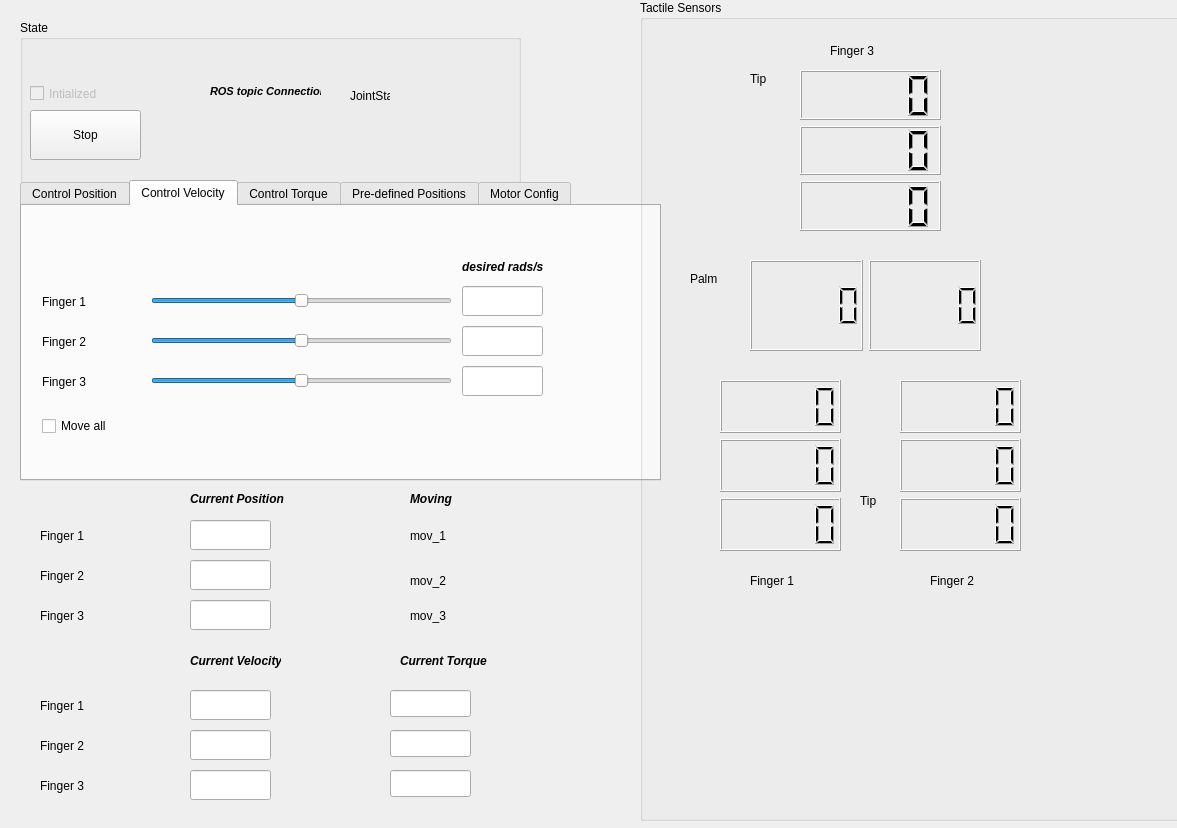
<?xml version="1.0" encoding="UTF-8"?>
<ui version="4.0">
 <class>BHandQWidget</class>
 <widget class="QWidget" name="BHandQWidget">
  <property name="geometry">
   <rect>
    <x>0</x>
    <y>0</y>
    <width>1177</width>
    <height>828</height>
   </rect>
  </property>
  <property name="windowTitle">
   <string/>
  </property>
  <widget class="QGroupBox" name="groupBox">
   <property name="geometry">
    <rect>
     <x>20</x>
     <y>20</y>
     <width>501</width>
     <height>201</height>
    </rect>
   </property>
   <property name="title">
    <string>State</string>
   </property>
   <property name="flat">
    <bool>false</bool>
   </property>
   <widget class="QCheckBox" name="checkBox_hand_initialized">
    <property name="enabled">
     <bool>false</bool>
    </property>
    <property name="geometry">
     <rect>
      <x>10</x>
      <y>60</y>
      <width>111</width>
      <height>27</height>
     </rect>
    </property>
    <property name="text">
     <string>Intialized</string>
    </property>
    <property name="checkable">
     <bool>true</bool>
    </property>
   </widget>
   <widget class="QLabel" name="label_16">
    <property name="geometry">
     <rect>
      <x>190</x>
      <y>60</y>
      <width>111</width>
      <height>22</height>
     </rect>
    </property>
    <property name="font">
     <font>
      <pointsize>8</pointsize>
      <weight>75</weight>
      <italic>true</italic>
      <bold>true</bold>
     </font>
    </property>
    <property name="text">
     <string>ROS topic Connection</string>
    </property>
   </widget>
   <widget class="QLabel" name="qlabel_jointstate_connection">
    <property name="geometry">
     <rect>
      <x>330</x>
      <y>60</y>
      <width>40</width>
      <height>31</height>
     </rect>
    </property>
    <property name="text">
     <string>JointStates</string>
    </property>
   </widget>
   <widget class="QPushButton" name="pushButton_stop">
    <property name="geometry">
     <rect>
      <x>10</x>
      <y>90</y>
      <width>111</width>
      <height>50</height>
     </rect>
    </property>
    <property name="text">
     <string>Stop</string>
    </property>
   </widget>
  </widget>
  <widget class="QTabWidget" name="tabWidgetControlMode">
   <property name="geometry">
    <rect>
     <x>20</x>
     <y>180</y>
     <width>641</width>
     <height>301</height>
    </rect>
   </property>
   <property name="currentIndex">
    <number>1</number>
   </property>
   <widget class="QWidget" name="tab_2">
    <attribute name="title">
     <string>Control Position</string>
    </attribute>
    <widget class="QSlider" name="horizontalSlider_2">
     <property name="geometry">
      <rect>
       <x>129</x>
       <y>120</y>
       <width>301</width>
       <height>29</height>
      </rect>
     </property>
     <property name="minimum">
      <number>2500</number>
     </property>
     <property name="maximum">
      <number>4000</number>
     </property>
     <property name="sliderPosition">
      <number>2500</number>
     </property>
     <property name="orientation">
      <enum>Qt::Horizontal</enum>
     </property>
    </widget>
    <widget class="QLineEdit" name="lineEdit_f1_des_pos">
     <property name="geometry">
      <rect>
       <x>440</x>
       <y>80</y>
       <width>81</width>
       <height>30</height>
      </rect>
     </property>
     <property name="readOnly">
      <bool>true</bool>
     </property>
    </widget>
    <widget class="QSlider" name="horizontalSlider_3">
     <property name="geometry">
      <rect>
       <x>129</x>
       <y>160</y>
       <width>301</width>
       <height>29</height>
      </rect>
     </property>
     <property name="minimum">
      <number>1600</number>
     </property>
     <property name="maximum">
      <number>4400</number>
     </property>
     <property name="value">
      <number>1600</number>
     </property>
     <property name="sliderPosition">
      <number>1600</number>
     </property>
     <property name="orientation">
      <enum>Qt::Horizontal</enum>
     </property>
    </widget>
    <widget class="QLabel" name="qlabel_set_desired_speed_3">
     <property name="geometry">
      <rect>
       <x>20</x>
       <y>160</y>
       <width>81</width>
       <height>31</height>
      </rect>
     </property>
     <property name="text">
      <string>Finger 3</string>
     </property>
    </widget>
    <widget class="QCheckBox" name="checkBox_position">
     <property name="geometry">
      <rect>
       <x>20</x>
       <y>210</y>
       <width>121</width>
       <height>20</height>
      </rect>
     </property>
     <property name="text">
      <string>Move all</string>
     </property>
    </widget>
    <widget class="QLabel" name="qlabel_set_desired_speed">
     <property name="geometry">
      <rect>
       <x>20</x>
       <y>80</y>
       <width>71</width>
       <height>31</height>
      </rect>
     </property>
     <property name="text">
      <string>Finger 1</string>
     </property>
    </widget>
    <widget class="QSlider" name="horizontalSlider_1">
     <property name="geometry">
      <rect>
       <x>129</x>
       <y>80</y>
       <width>301</width>
       <height>30</height>
      </rect>
     </property>
     <property name="minimum">
      <number>2000</number>
     </property>
     <property name="maximum">
      <number>3400</number>
     </property>
     <property name="orientation">
      <enum>Qt::Horizontal</enum>
     </property>
     <property name="invertedControls">
      <bool>false</bool>
     </property>
    </widget>
    <widget class="QLineEdit" name="lineEdit_f2_des_pos">
     <property name="geometry">
      <rect>
       <x>440</x>
       <y>120</y>
       <width>81</width>
       <height>30</height>
      </rect>
     </property>
     <property name="readOnly">
      <bool>true</bool>
     </property>
    </widget>
    <widget class="QLabel" name="qlabel_set_desired_speed_2">
     <property name="geometry">
      <rect>
       <x>20</x>
       <y>120</y>
       <width>71</width>
       <height>31</height>
      </rect>
     </property>
     <property name="text">
      <string>Finger 2</string>
     </property>
    </widget>
    <widget class="QLineEdit" name="lineEdit_f3_des_pos">
     <property name="geometry">
      <rect>
       <x>440</x>
       <y>160</y>
       <width>81</width>
       <height>30</height>
      </rect>
     </property>
     <property name="readOnly">
      <bool>true</bool>
     </property>
    </widget>
    <widget class="QLabel" name="label_11">
     <property name="geometry">
      <rect>
       <x>440</x>
       <y>50</y>
       <width>61</width>
       <height>21</height>
      </rect>
     </property>
     <property name="font">
      <font>
       <pointsize>9</pointsize>
       <weight>75</weight>
       <italic>true</italic>
       <bold>true</bold>
      </font>
     </property>
     <property name="text">
      <string>desired</string>
     </property>
    </widget>
   </widget>
   <widget class="QWidget" name="tab">
    <attribute name="title">
     <string>Control Velocity</string>
    </attribute>
    <widget class="QLabel" name="qlabel_set_desired_speed_4">
     <property name="geometry">
      <rect>
       <x>20</x>
       <y>80</y>
       <width>71</width>
       <height>31</height>
      </rect>
     </property>
     <property name="text">
      <string>Finger 1</string>
     </property>
    </widget>
    <widget class="QLineEdit" name="lineEdit_f1_des_vel">
     <property name="geometry">
      <rect>
       <x>440</x>
       <y>80</y>
       <width>81</width>
       <height>30</height>
      </rect>
     </property>
     <property name="readOnly">
      <bool>true</bool>
     </property>
    </widget>
    <widget class="QLabel" name="qlabel_set_desired_speed_5">
     <property name="geometry">
      <rect>
       <x>20</x>
       <y>120</y>
       <width>71</width>
       <height>31</height>
      </rect>
     </property>
     <property name="text">
      <string>Finger 2</string>
     </property>
    </widget>
    <widget class="QLabel" name="qlabel_set_desired_speed_6">
     <property name="geometry">
      <rect>
       <x>20</x>
       <y>160</y>
       <width>81</width>
       <height>31</height>
      </rect>
     </property>
     <property name="text">
      <string>Finger 3</string>
     </property>
    </widget>
    <widget class="QSlider" name="horizontalSlider_v_f1">
     <property name="geometry">
      <rect>
       <x>129</x>
       <y>80</y>
       <width>301</width>
       <height>29</height>
      </rect>
     </property>
     <property name="minimum">
      <number>-100</number>
     </property>
     <property name="maximum">
      <number>100</number>
     </property>
     <property name="orientation">
      <enum>Qt::Horizontal</enum>
     </property>
    </widget>
    <widget class="QCheckBox" name="checkBox_moveall_velocity">
     <property name="geometry">
      <rect>
       <x>20</x>
       <y>210</y>
       <width>121</width>
       <height>20</height>
      </rect>
     </property>
     <property name="text">
      <string>Move all</string>
     </property>
    </widget>
    <widget class="QSlider" name="horizontalSlider_v_f3">
     <property name="geometry">
      <rect>
       <x>129</x>
       <y>160</y>
       <width>301</width>
       <height>29</height>
      </rect>
     </property>
     <property name="minimum">
      <number>-100</number>
     </property>
     <property name="maximum">
      <number>100</number>
     </property>
     <property name="orientation">
      <enum>Qt::Horizontal</enum>
     </property>
    </widget>
    <widget class="QLineEdit" name="lineEdit_f3_des_vel">
     <property name="geometry">
      <rect>
       <x>440</x>
       <y>160</y>
       <width>81</width>
       <height>30</height>
      </rect>
     </property>
     <property name="readOnly">
      <bool>true</bool>
     </property>
    </widget>
    <widget class="QSlider" name="horizontalSlider_v_f2">
     <property name="geometry">
      <rect>
       <x>129</x>
       <y>120</y>
       <width>301</width>
       <height>29</height>
      </rect>
     </property>
     <property name="minimum">
      <number>-100</number>
     </property>
     <property name="maximum">
      <number>100</number>
     </property>
     <property name="orientation">
      <enum>Qt::Horizontal</enum>
     </property>
    </widget>
    <widget class="QLineEdit" name="lineEdit_f2_des_vel">
     <property name="geometry">
      <rect>
       <x>440</x>
       <y>120</y>
       <width>81</width>
       <height>30</height>
      </rect>
     </property>
     <property name="readOnly">
      <bool>true</bool>
     </property>
    </widget>
    <widget class="QLabel" name="label_20">
     <property name="geometry">
      <rect>
       <x>440</x>
       <y>50</y>
       <width>81</width>
       <height>22</height>
      </rect>
     </property>
     <property name="font">
      <font>
       <pointsize>9</pointsize>
       <weight>75</weight>
       <italic>true</italic>
       <bold>true</bold>
      </font>
     </property>
     <property name="text">
      <string>desired rads/s</string>
     </property>
    </widget>
   </widget>
   <widget class="QWidget" name="tab_4">
    <attribute name="title">
     <string>Control Torque</string>
    </attribute>
    <widget class="QLabel" name="label_4">
     <property name="geometry">
      <rect>
       <x>20</x>
       <y>80</y>
       <width>90</width>
       <height>21</height>
      </rect>
     </property>
     <property name="text">
      <string>Finger 1</string>
     </property>
    </widget>
    <widget class="QLabel" name="label_5">
     <property name="geometry">
      <rect>
       <x>20</x>
       <y>120</y>
       <width>90</width>
       <height>21</height>
      </rect>
     </property>
     <property name="text">
      <string>Finger 2</string>
     </property>
    </widget>
    <widget class="QLabel" name="label_6">
     <property name="geometry">
      <rect>
       <x>20</x>
       <y>160</y>
       <width>90</width>
       <height>21</height>
      </rect>
     </property>
     <property name="text">
      <string>Finger 3</string>
     </property>
    </widget>
    <widget class="QSlider" name="horizontalSlider_4">
     <property name="geometry">
      <rect>
       <x>129</x>
       <y>80</y>
       <width>300</width>
       <height>30</height>
      </rect>
     </property>
     <property name="minimum">
      <number>-99</number>
     </property>
     <property name="orientation">
      <enum>Qt::Horizontal</enum>
     </property>
    </widget>
    <widget class="QSlider" name="horizontalSlider_5">
     <property name="geometry">
      <rect>
       <x>129</x>
       <y>120</y>
       <width>301</width>
       <height>30</height>
      </rect>
     </property>
     <property name="minimum">
      <number>-99</number>
     </property>
     <property name="orientation">
      <enum>Qt::Horizontal</enum>
     </property>
    </widget>
    <widget class="QSlider" name="horizontalSlider_6">
     <property name="geometry">
      <rect>
       <x>129</x>
       <y>160</y>
       <width>301</width>
       <height>30</height>
      </rect>
     </property>
     <property name="minimum">
      <number>-99</number>
     </property>
     <property name="orientation">
      <enum>Qt::Horizontal</enum>
     </property>
    </widget>
    <widget class="QLabel" name="label_35">
     <property name="geometry">
      <rect>
       <x>470</x>
       <y>50</y>
       <width>101</width>
       <height>22</height>
      </rect>
     </property>
     <property name="font">
      <font>
       <pointsize>9</pointsize>
       <weight>75</weight>
       <italic>true</italic>
       <bold>true</bold>
      </font>
     </property>
     <property name="text">
      <string>desired</string>
     </property>
    </widget>
    <widget class="QLineEdit" name="lineEdit_f1_des_eff">
     <property name="geometry">
      <rect>
       <x>470</x>
       <y>80</y>
       <width>81</width>
       <height>30</height>
      </rect>
     </property>
     <property name="readOnly">
      <bool>true</bool>
     </property>
    </widget>
    <widget class="QLineEdit" name="lineEdit_f2_des_eff">
     <property name="geometry">
      <rect>
       <x>470</x>
       <y>120</y>
       <width>81</width>
       <height>30</height>
      </rect>
     </property>
     <property name="readOnly">
      <bool>true</bool>
     </property>
    </widget>
    <widget class="QLineEdit" name="lineEdit_f3_des_eff">
     <property name="geometry">
      <rect>
       <x>470</x>
       <y>160</y>
       <width>81</width>
       <height>30</height>
      </rect>
     </property>
     <property name="readOnly">
      <bool>true</bool>
     </property>
    </widget>
    <widget class="QPushButton" name="pushButton_disable">
     <property name="geometry">
      <rect>
       <x>10</x>
       <y>10</y>
       <width>111</width>
       <height>50</height>
      </rect>
     </property>
     <property name="text">
      <string>Disable</string>
     </property>
    </widget>
   </widget>
   <widget class="QWidget" name="tab_3">
    <attribute name="title">
     <string>Pre-defined Positions</string>
    </attribute>
    <widget class="QPushButton" name="pushButton_open">
     <property name="geometry">
      <rect>
       <x>20</x>
       <y>170</y>
       <width>131</width>
       <height>50</height>
      </rect>
     </property>
     <property name="text">
      <string>Open</string>
     </property>
    </widget>
    <widget class="QPushButton" name="pushButton_grab">
     <property name="geometry">
      <rect>
       <x>20</x>
       <y>50</y>
       <width>131</width>
       <height>50</height>
      </rect>
     </property>
     <property name="text">
      <string>Grab</string>
     </property>
    </widget>
    <widget class="QPushButton" name="pushButton_squeeze">
     <property name="geometry">
      <rect>
       <x>190</x>
       <y>170</y>
       <width>131</width>
       <height>50</height>
      </rect>
     </property>
     <property name="text">
      <string>Squeeze</string>
     </property>
    </widget>
    <widget class="QPushButton" name="pushButton_point">
     <property name="geometry">
      <rect>
       <x>190</x>
       <y>50</y>
       <width>131</width>
       <height>50</height>
      </rect>
     </property>
     <property name="text">
      <string>Point</string>
     </property>
    </widget>
   </widget>
   <widget class="QWidget" name="tab_5">
    <attribute name="title">
     <string>Motor Config</string>
    </attribute>
    <widget class="QLineEdit" name="lineEdit_5">
     <property name="geometry">
      <rect>
       <x>340</x>
       <y>60</y>
       <width>101</width>
       <height>27</height>
      </rect>
     </property>
     <property name="readOnly">
      <bool>true</bool>
     </property>
    </widget>
    <widget class="QLineEdit" name="lineEdit_6">
     <property name="geometry">
      <rect>
       <x>340</x>
       <y>120</y>
       <width>101</width>
       <height>27</height>
      </rect>
     </property>
     <property name="readOnly">
      <bool>true</bool>
     </property>
    </widget>
    <widget class="QLineEdit" name="lineEdit_7">
     <property name="geometry">
      <rect>
       <x>340</x>
       <y>180</y>
       <width>101</width>
       <height>27</height>
      </rect>
     </property>
     <property name="readOnly">
      <bool>true</bool>
     </property>
    </widget>
    <widget class="QLabel" name="label_23">
     <property name="geometry">
      <rect>
       <x>340</x>
       <y>20</y>
       <width>101</width>
       <height>18</height>
      </rect>
     </property>
     <property name="font">
      <font>
       <pointsize>9</pointsize>
       <weight>75</weight>
       <italic>true</italic>
       <bold>true</bold>
      </font>
     </property>
     <property name="text">
      <string>Temperature</string>
     </property>
    </widget>
    <widget class="QLabel" name="label_32">
     <property name="geometry">
      <rect>
       <x>30</x>
       <y>60</y>
       <width>90</width>
       <height>21</height>
      </rect>
     </property>
     <property name="text">
      <string>Motor 1</string>
     </property>
    </widget>
    <widget class="QLabel" name="label_33">
     <property name="geometry">
      <rect>
       <x>30</x>
       <y>120</y>
       <width>90</width>
       <height>21</height>
      </rect>
     </property>
     <property name="text">
      <string>Motor 2</string>
     </property>
    </widget>
    <widget class="QLabel" name="label_34">
     <property name="geometry">
      <rect>
       <x>30</x>
       <y>180</y>
       <width>90</width>
       <height>21</height>
      </rect>
     </property>
     <property name="text">
      <string>Motor 3</string>
     </property>
    </widget>
    <widget class="QLineEdit" name="lineEdit_11">
     <property name="geometry">
      <rect>
       <x>180</x>
       <y>60</y>
       <width>101</width>
       <height>27</height>
      </rect>
     </property>
     <property name="readOnly">
      <bool>true</bool>
     </property>
    </widget>
    <widget class="QLineEdit" name="lineEdit_10">
     <property name="geometry">
      <rect>
       <x>180</x>
       <y>120</y>
       <width>101</width>
       <height>27</height>
      </rect>
     </property>
     <property name="readOnly">
      <bool>true</bool>
     </property>
    </widget>
    <widget class="QLineEdit" name="lineEdit_3">
     <property name="enabled">
      <bool>true</bool>
     </property>
     <property name="geometry">
      <rect>
       <x>180</x>
       <y>180</y>
       <width>101</width>
       <height>27</height>
      </rect>
     </property>
     <property name="readOnly">
      <bool>true</bool>
     </property>
    </widget>
    <widget class="QLabel" name="label_36">
     <property name="geometry">
      <rect>
       <x>180</x>
       <y>20</y>
       <width>101</width>
       <height>18</height>
      </rect>
     </property>
     <property name="font">
      <font>
       <pointsize>9</pointsize>
       <weight>75</weight>
       <italic>true</italic>
       <bold>true</bold>
      </font>
     </property>
     <property name="text">
      <string>Voltage</string>
     </property>
    </widget>
   </widget>
  </widget>
  <widget class="QGroupBox" name="groupBox_3">
   <property name="geometry">
    <rect>
     <x>640</x>
     <y>0</y>
     <width>651</width>
     <height>821</height>
    </rect>
   </property>
   <property name="title">
    <string>Tactile Sensors</string>
   </property>
   <widget class="QWidget" name="gridLayoutWidget">
    <property name="geometry">
     <rect>
      <x>80</x>
      <y>380</y>
      <width>121</width>
      <height>171</height>
     </rect>
    </property>
    <layout class="QGridLayout" name="gridLayout">
     <item row="4" column="1">
      <widget class="QLCDNumber" name="lcdNumber13"/>
     </item>
     <item row="3" column="1">
      <widget class="QLCDNumber" name="lcdNumber14"/>
     </item>
     <item row="2" column="1">
      <widget class="QLCDNumber" name="lcdNumber15">
       <property name="mouseTracking">
        <bool>false</bool>
       </property>
       <property name="focusPolicy">
        <enum>Qt::NoFocus</enum>
       </property>
       <property name="contextMenuPolicy">
        <enum>Qt::DefaultContextMenu</enum>
       </property>
      </widget>
     </item>
    </layout>
   </widget>
   <widget class="QLabel" name="label_7">
    <property name="geometry">
     <rect>
      <x>110</x>
      <y>570</y>
      <width>61</width>
      <height>21</height>
     </rect>
    </property>
    <property name="text">
     <string>Finger 1</string>
    </property>
   </widget>
   <widget class="QLabel" name="label_8">
    <property name="geometry">
     <rect>
      <x>290</x>
      <y>570</y>
      <width>66</width>
      <height>21</height>
     </rect>
    </property>
    <property name="text">
     <string>Finger 2</string>
    </property>
   </widget>
   <widget class="QLabel" name="label_9">
    <property name="geometry">
     <rect>
      <x>190</x>
      <y>40</y>
      <width>66</width>
      <height>21</height>
     </rect>
    </property>
    <property name="text">
     <string>Finger 3</string>
    </property>
   </widget>
   <widget class="QWidget" name="gridLayoutWidget_2">
    <property name="geometry">
     <rect>
      <x>260</x>
      <y>380</y>
      <width>121</width>
      <height>171</height>
     </rect>
    </property>
    <layout class="QGridLayout" name="gridLayout_2">
     <item row="4" column="1">
      <widget class="QLCDNumber" name="lcdNumber8"/>
     </item>
     <item row="3" column="1">
      <widget class="QLCDNumber" name="lcdNumber9"/>
     </item>
     <item row="2" column="1">
      <widget class="QLCDNumber" name="lcdNumber10"/>
     </item>
    </layout>
   </widget>
   <widget class="QWidget" name="gridLayoutWidget_3">
    <property name="geometry">
     <rect>
      <x>160</x>
      <y>70</y>
      <width>141</width>
      <height>161</height>
     </rect>
    </property>
    <layout class="QGridLayout" name="gridLayout_3">
     <item row="4" column="1">
      <widget class="QLCDNumber" name="lcdNumber16"/>
     </item>
     <item row="3" column="1">
      <widget class="QLCDNumber" name="lcdNumber17"/>
     </item>
     <item row="2" column="1">
      <widget class="QLCDNumber" name="lcdNumber18"/>
     </item>
    </layout>
   </widget>
   <widget class="QWidget" name="gridLayoutWidget_4">
    <property name="geometry">
     <rect>
      <x>110</x>
      <y>260</y>
      <width>231</width>
      <height>91</height>
     </rect>
    </property>
    <layout class="QGridLayout" name="gridLayout_4">
     <item row="2" column="2">
      <widget class="QLCDNumber" name="lcdNumber1_6">
       <property name="minimumSize">
        <size>
         <width>0</width>
         <height>0</height>
        </size>
       </property>
      </widget>
     </item>
     <item row="2" column="1">
      <widget class="QLCDNumber" name="lcdNumber2_6"/>
     </item>
    </layout>
   </widget>
   <widget class="QLabel" name="label_10">
    <property name="geometry">
     <rect>
      <x>50</x>
      <y>270</y>
      <width>40</width>
      <height>17</height>
     </rect>
    </property>
    <property name="text">
     <string>Palm</string>
    </property>
   </widget>
   <widget class="QLabel" name="label_4">
    <property name="geometry">
     <rect>
      <x>220</x>
      <y>490</y>
      <width>31</width>
      <height>21</height>
     </rect>
    </property>
    <property name="text">
     <string>Tip</string>
    </property>
   </widget>
   <widget class="QLabel" name="label_5">
    <property name="geometry">
     <rect>
      <x>110</x>
      <y>70</y>
      <width>31</width>
      <height>17</height>
     </rect>
    </property>
    <property name="text">
     <string>Tip</string>
    </property>
   </widget>
  </widget>
  <widget class="QLineEdit" name="lineEdit_f1_read_pos">
   <property name="geometry">
    <rect>
     <x>190</x>
     <y>520</y>
     <width>81</width>
     <height>30</height>
    </rect>
   </property>
   <property name="readOnly">
    <bool>true</bool>
   </property>
  </widget>
  <widget class="QLineEdit" name="lineEdit_f2_read_pos">
   <property name="geometry">
    <rect>
     <x>190</x>
     <y>560</y>
     <width>81</width>
     <height>30</height>
    </rect>
   </property>
   <property name="readOnly">
    <bool>true</bool>
   </property>
  </widget>
  <widget class="QLineEdit" name="lineEdit_f3_read_pos">
   <property name="geometry">
    <rect>
     <x>190</x>
     <y>600</y>
     <width>81</width>
     <height>30</height>
    </rect>
   </property>
   <property name="readOnly">
    <bool>true</bool>
   </property>
  </widget>
  <widget class="QLabel" name="label_22">
   <property name="geometry">
    <rect>
     <x>190</x>
     <y>490</y>
     <width>101</width>
     <height>18</height>
    </rect>
   </property>
   <property name="font">
    <font>
     <pointsize>9</pointsize>
     <weight>75</weight>
     <italic>true</italic>
     <bold>true</bold>
    </font>
   </property>
   <property name="text">
    <string>Current Position</string>
   </property>
  </widget>
  <widget class="QLabel" name="qlabel_set_desired_speed_7">
   <property name="geometry">
    <rect>
     <x>40</x>
     <y>520</y>
     <width>71</width>
     <height>31</height>
    </rect>
   </property>
   <property name="text">
    <string>Finger 1</string>
   </property>
  </widget>
  <widget class="QLabel" name="qlabel_set_desired_speed_8">
   <property name="geometry">
    <rect>
     <x>40</x>
     <y>560</y>
     <width>71</width>
     <height>31</height>
    </rect>
   </property>
   <property name="text">
    <string>Finger 2</string>
   </property>
  </widget>
  <widget class="QLabel" name="qlabel_set_desired_speed_9">
   <property name="geometry">
    <rect>
     <x>40</x>
     <y>600</y>
     <width>81</width>
     <height>31</height>
    </rect>
   </property>
   <property name="text">
    <string>Finger 3</string>
   </property>
  </widget>
  <widget class="QLabel" name="label_31">
   <property name="geometry">
    <rect>
     <x>410</x>
     <y>490</y>
     <width>101</width>
     <height>18</height>
    </rect>
   </property>
   <property name="font">
    <font>
     <pointsize>9</pointsize>
     <weight>75</weight>
     <italic>true</italic>
     <bold>true</bold>
    </font>
   </property>
   <property name="text">
    <string>Moving</string>
   </property>
  </widget>
  <widget class="QLabel" name="qlabel_moving_connection_2">
   <property name="geometry">
    <rect>
     <x>410</x>
     <y>520</y>
     <width>40</width>
     <height>31</height>
    </rect>
   </property>
   <property name="text">
    <string>mov_1</string>
   </property>
  </widget>
  <widget class="QLabel" name="qlabel_moving_connection_3">
   <property name="geometry">
    <rect>
     <x>410</x>
     <y>560</y>
     <width>40</width>
     <height>41</height>
    </rect>
   </property>
   <property name="text">
    <string>mov_2</string>
   </property>
  </widget>
  <widget class="QLabel" name="qlabel_moving_connection_4">
   <property name="geometry">
    <rect>
     <x>410</x>
     <y>600</y>
     <width>40</width>
     <height>31</height>
    </rect>
   </property>
   <property name="text">
    <string>mov_3</string>
   </property>
  </widget>
  <widget class="QLabel" name="label_14">
   <property name="geometry">
    <rect>
     <x>190</x>
     <y>650</y>
     <width>91</width>
     <height>22</height>
    </rect>
   </property>
   <property name="font">
    <font>
     <pointsize>9</pointsize>
     <weight>75</weight>
     <italic>true</italic>
     <bold>true</bold>
    </font>
   </property>
   <property name="text">
    <string>Current Velocity</string>
   </property>
  </widget>
  <widget class="QLineEdit" name="lineEdit_f1_read_v_2">
   <property name="geometry">
    <rect>
     <x>190</x>
     <y>690</y>
     <width>81</width>
     <height>30</height>
    </rect>
   </property>
   <property name="readOnly">
    <bool>true</bool>
   </property>
  </widget>
  <widget class="QLineEdit" name="lineEdit_f2_read_v_2">
   <property name="geometry">
    <rect>
     <x>190</x>
     <y>730</y>
     <width>81</width>
     <height>30</height>
    </rect>
   </property>
   <property name="readOnly">
    <bool>true</bool>
   </property>
  </widget>
  <widget class="QLineEdit" name="lineEdit_f3_read_v_2">
   <property name="geometry">
    <rect>
     <x>190</x>
     <y>770</y>
     <width>81</width>
     <height>30</height>
    </rect>
   </property>
   <property name="readOnly">
    <bool>true</bool>
   </property>
  </widget>
  <widget class="QLabel" name="qlabel_set_desired_speed_16">
   <property name="geometry">
    <rect>
     <x>40</x>
     <y>690</y>
     <width>71</width>
     <height>31</height>
    </rect>
   </property>
   <property name="text">
    <string>Finger 1</string>
   </property>
  </widget>
  <widget class="QLabel" name="qlabel_set_desired_speed_17">
   <property name="geometry">
    <rect>
     <x>40</x>
     <y>730</y>
     <width>71</width>
     <height>31</height>
    </rect>
   </property>
   <property name="text">
    <string>Finger 2</string>
   </property>
  </widget>
  <widget class="QLabel" name="qlabel_set_desired_speed_18">
   <property name="geometry">
    <rect>
     <x>40</x>
     <y>770</y>
     <width>81</width>
     <height>31</height>
    </rect>
   </property>
   <property name="text">
    <string>Finger 3</string>
   </property>
  </widget>
  <widget class="QLabel" name="label_21">
   <property name="geometry">
    <rect>
     <x>400</x>
     <y>650</y>
     <width>101</width>
     <height>22</height>
    </rect>
   </property>
   <property name="font">
    <font>
     <pointsize>9</pointsize>
     <weight>75</weight>
     <italic>true</italic>
     <bold>true</bold>
    </font>
   </property>
   <property name="text">
    <string>Current Torque</string>
   </property>
  </widget>
  <widget class="QLineEdit" name="lineEdit_9">
   <property name="geometry">
    <rect>
     <x>390</x>
     <y>690</y>
     <width>81</width>
     <height>27</height>
    </rect>
   </property>
   <property name="readOnly">
    <bool>true</bool>
   </property>
  </widget>
  <widget class="QLineEdit" name="lineEdit_8">
   <property name="geometry">
    <rect>
     <x>390</x>
     <y>730</y>
     <width>81</width>
     <height>27</height>
    </rect>
   </property>
   <property name="readOnly">
    <bool>true</bool>
   </property>
  </widget>
  <widget class="QLineEdit" name="lineEdit_2">
   <property name="enabled">
    <bool>true</bool>
   </property>
   <property name="geometry">
    <rect>
     <x>390</x>
     <y>770</y>
     <width>81</width>
     <height>27</height>
    </rect>
   </property>
   <property name="readOnly">
    <bool>true</bool>
   </property>
  </widget>
 </widget>
 <resources/>
 <connections/>
</ui>
